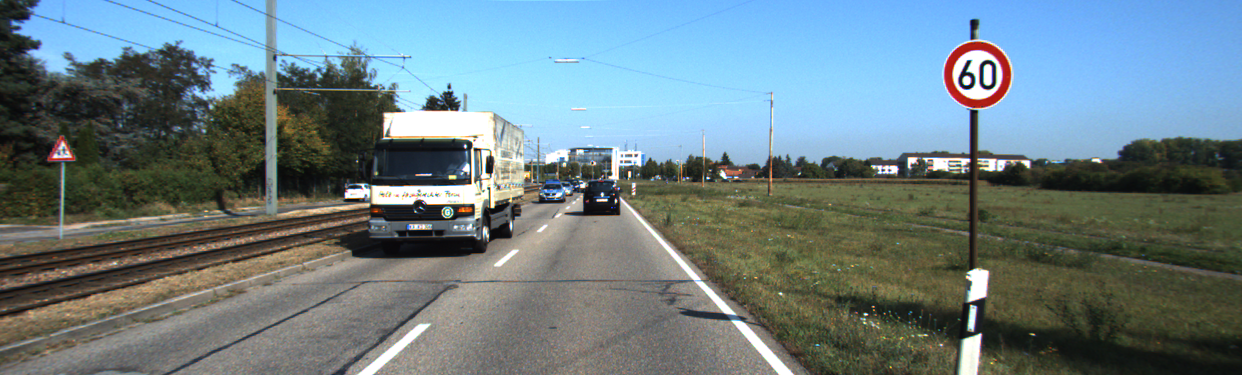
#> input picture zadatci1/kamera4.png, 1242 x 375 px
$ python vjezba10.py
#> lines starting #> are read from the running program, lines starting #| are printed output that depends on the picture; after the words box and inside, x2 and y2 are one past the last pixel; in counts of white or black regions, pixels touching at a corner belong together
import cv2
import numpy as np

im = cv2.imread('kamera4.png', 0)
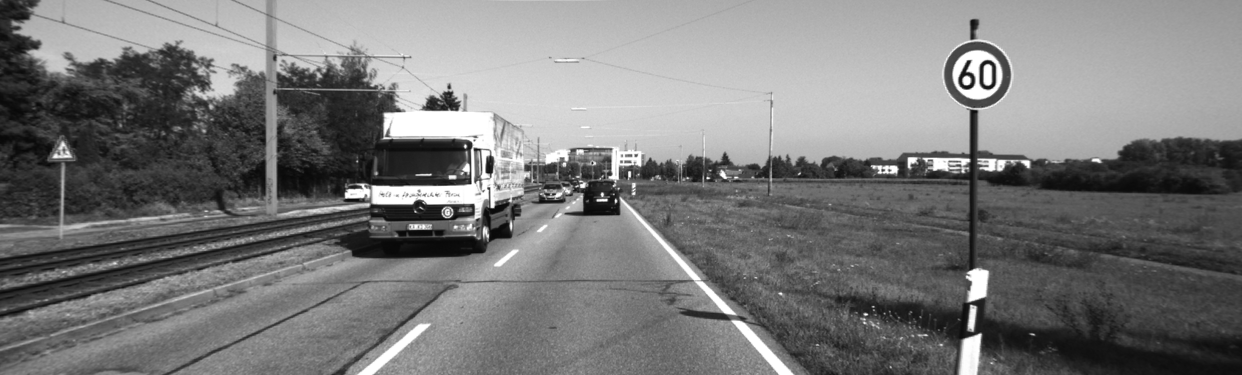
#> im: shape (375, 1242); min 7, max 255, mean 121.2
mask = np.zeros_like(im)
height, width = im.shape
#> height = 375; width = 1242

x1 = width / 2
#> x1 = 621
y1 = 0
x2 = width
#> x2 = 1242
y2 = 0
x3 = width
#> x3 = 1242
y3 = height
#> y3 = 375
x4 = width / 2
#> x4 = 621
y4 = height
#> y4 = 375

rectangle_points = np.array([[(x1, y1), (x2, y2), (x3, y3), (x4, y4)]], dtype=np.int32)

mask = cv2.fillPoly(mask, rectangle_points, 255)
masked_image = cv2.bitwise_and(im, mask)
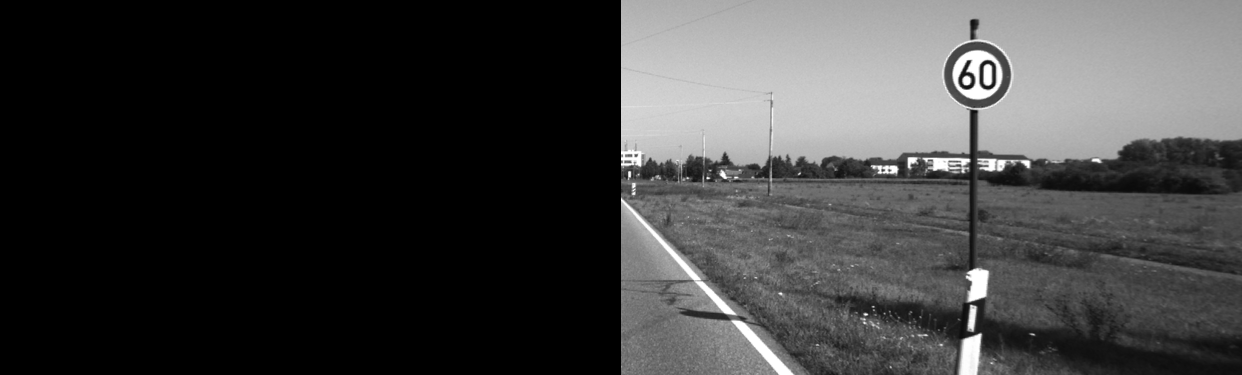
#> masked_image: shape (375, 1242); min 0, max 255, mean 61.3

cv2.imshow('Orig', im)
cv2.imshow('mask', mask)
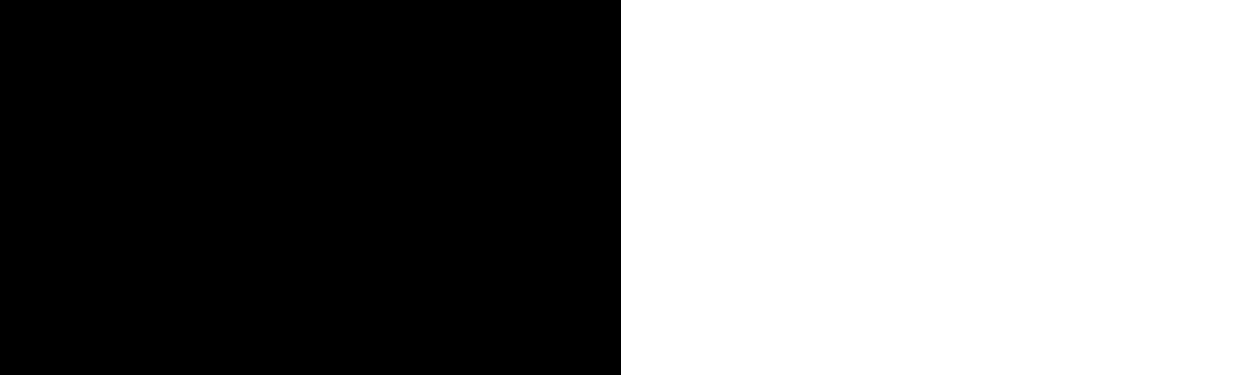
#> window 'mask': shape (375, 1242); 50% white; 1 white region, box (x1, y1, x2, y2) and area: (621, 0, 1242, 375) 232875
cv2.imshow('maskirana slika', masked_image)
cv2.waitKey()
cv2.destroyAllWindows()

$ run again, with zadatci1/kamera1.png copied over zadatci1/kamera4.png
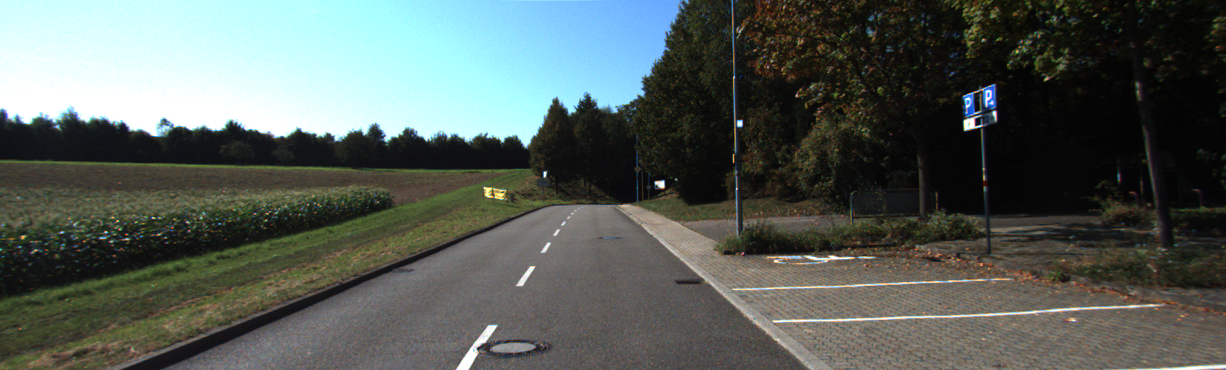
#> input picture zadatci1/kamera1.png, 1226 x 370 px
#> `im = cv2.imread('kamera4.png', 0)`:
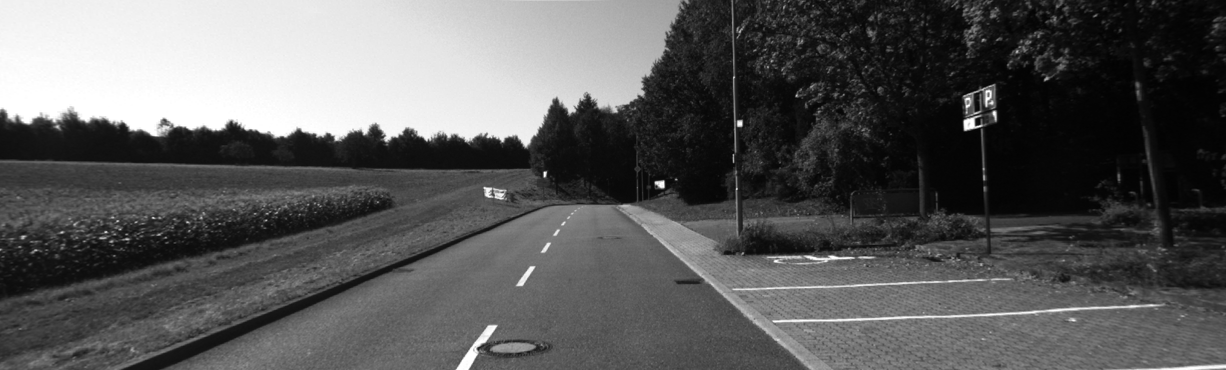
#> im: shape (370, 1226); min 2, max 255, mean 90.3
#> `masked_image = cv2.bitwise_and(im, mask)`:
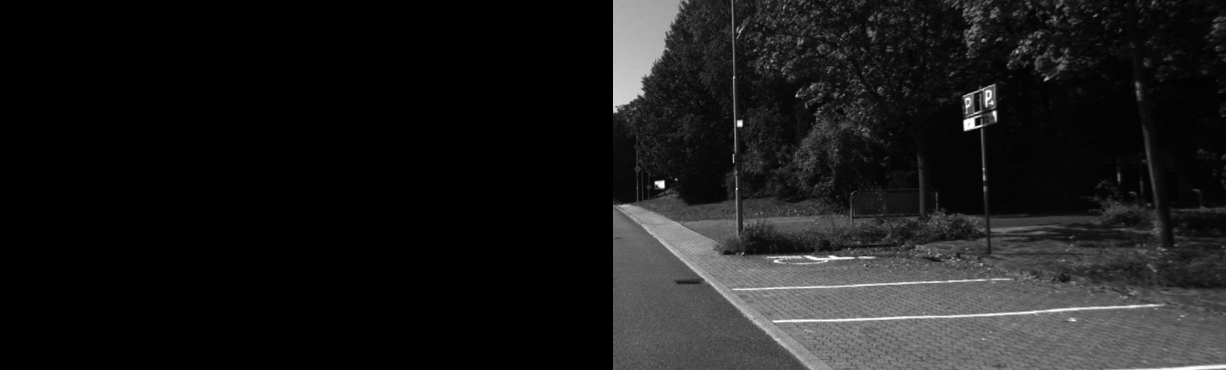
#> masked_image: shape (370, 1226); min 0, max 255, mean 27

$ run again, with zadatci1/kamera1.jpg saved as zadatci1/kamera4.png
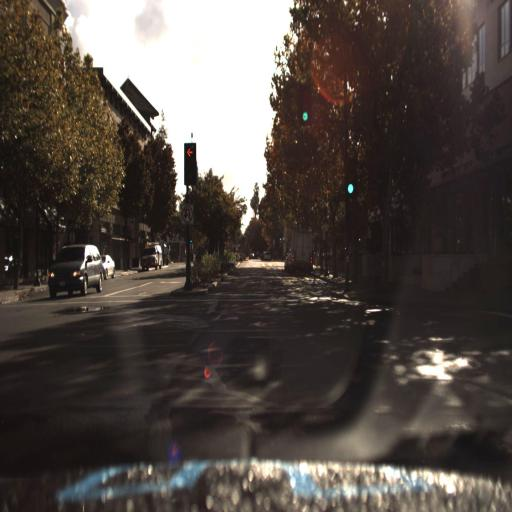
#> input picture zadatci1/kamera1.jpg, 512 x 512 px
#> `im = cv2.imread('kamera4.png', 0)`:
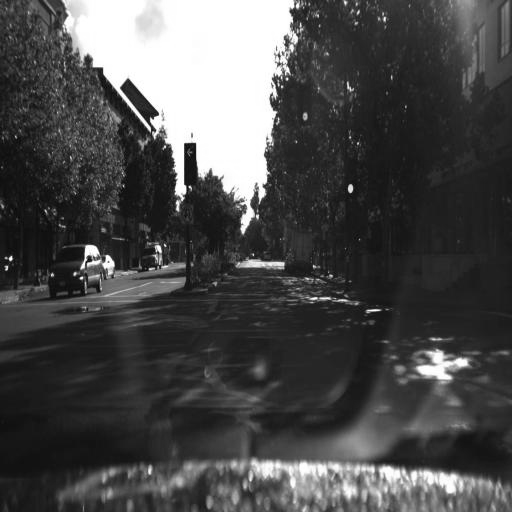
#> im: shape (512, 512); min 1, max 255, mean 74.9
#> `masked_image = cv2.bitwise_and(im, mask)`:
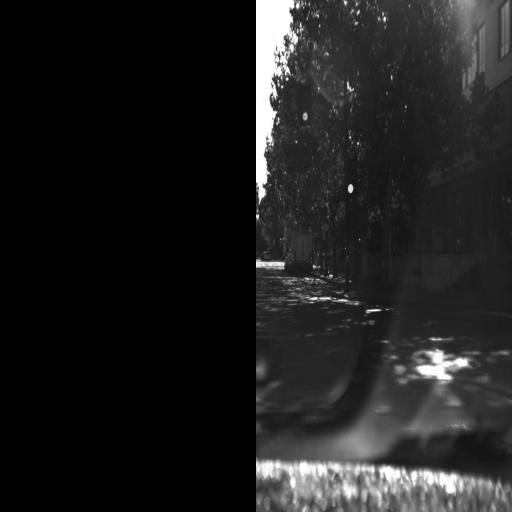
#> masked_image: shape (512, 512); min 0, max 255, mean 31.5

$ run again, with zadatci1/kamera2.jpg saved as zadatci1/kamera4.png
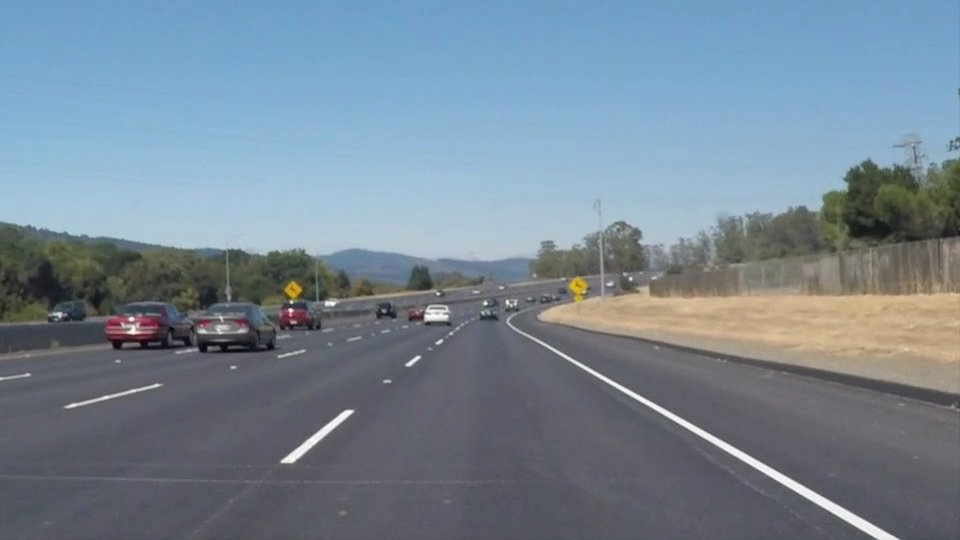
#> input picture zadatci1/kamera2.jpg, 960 x 540 px
#> `im = cv2.imread('kamera4.png', 0)`:
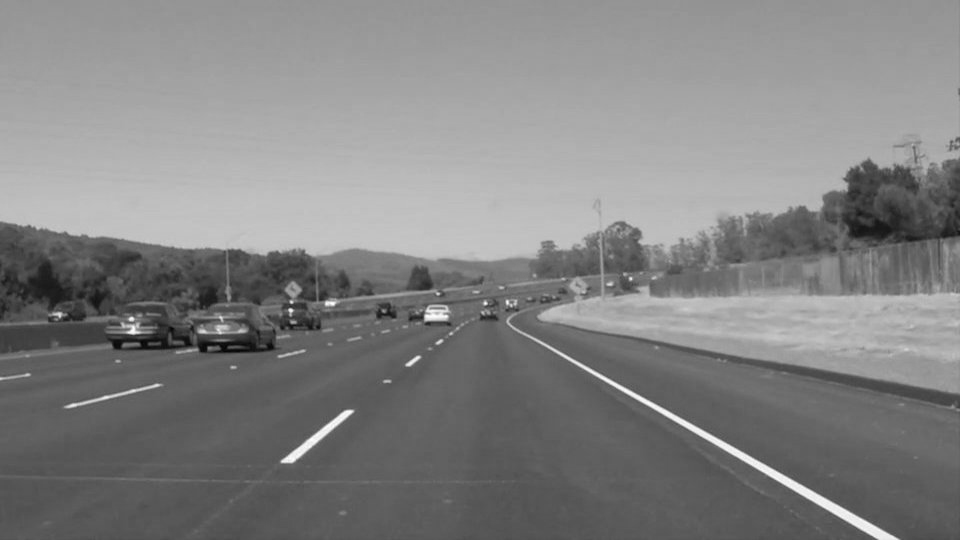
#> im: shape (540, 960); min 5, max 255, mean 130.8
#> `masked_image = cv2.bitwise_and(im, mask)`:
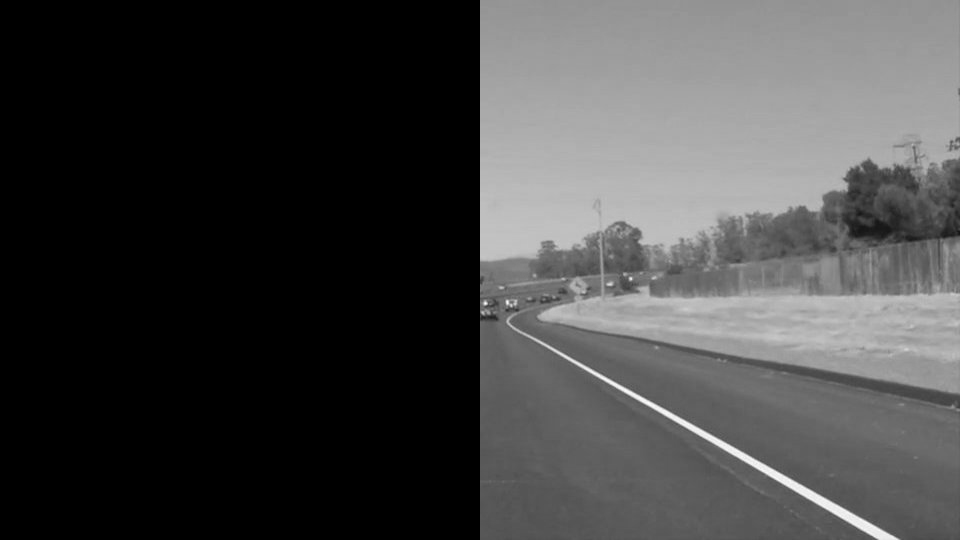
#> masked_image: shape (540, 960); min 0, max 254, mean 66.8
